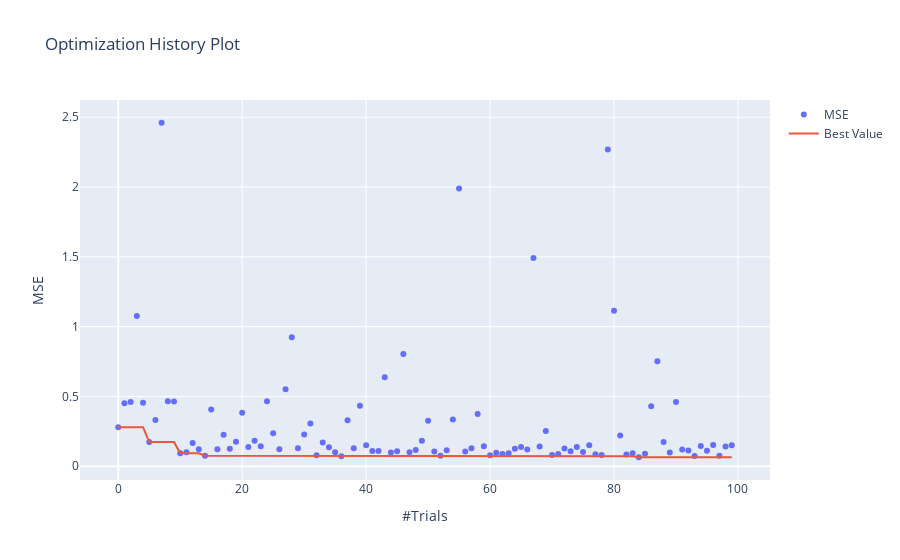

The notebook cell saved with this chart:
### Code cell
optuna.visualization.plot_optimization_history(study, target_name='MSE')
